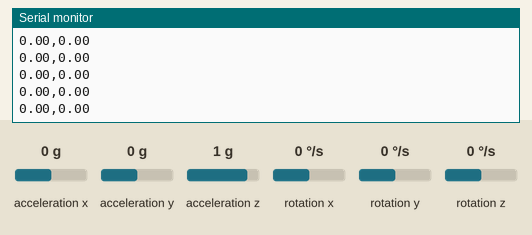
Recording of a sketch running on a simulated Arduino Uno, built with avr-gcc and run on an emulated ATmega328P. Parts: the last lines printed to the serial monitor. The test bench sets the inputs (shaded band); at power-on: acceleration y 0 g, acceleration x 0 g, acceleration z 1 g, rotation y 0 °/s, rotation x 0 °/s, rotation z 0 °/s.

Above: at 1.2 s.
1.3 s: acceleration y set to -1.4 g
At 1.8 s:
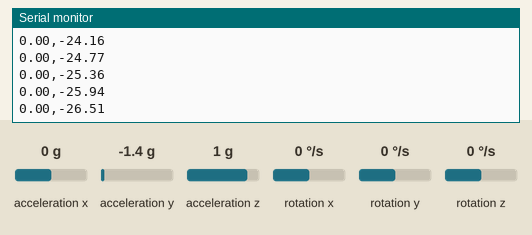
4.3 s: acceleration x set to -1.4 g
At 4.9 s:
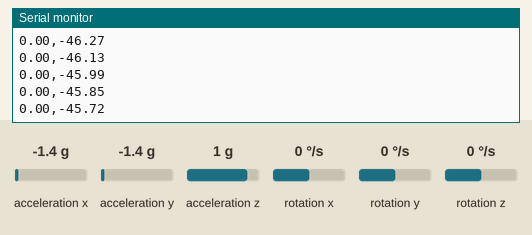
5.8 s: acceleration z set to -1.4 g
At 6.3 s:
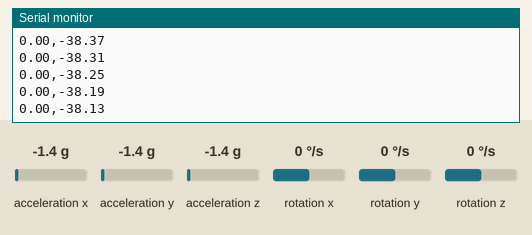
7.3 s: rotation y set to -192 °/s
At 8.1 s:
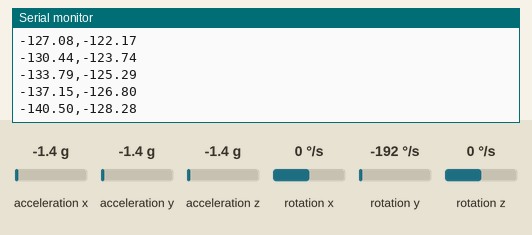
Timing chart, 0 to 9.8 s (numbered marks = the images above; inputs shaded):
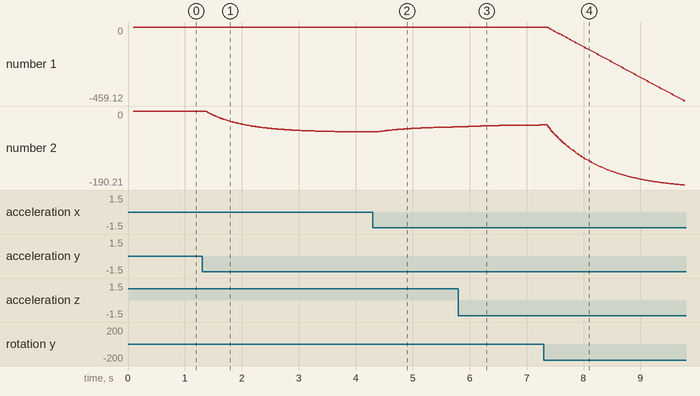

The sketch:

MPU6050_GetAngle.ino
```cpp
#include <I2Cdev.h>
#include <MPU6050.h>
#include <Wire.h>

MPU6050 MPU6050;

int16_t ax,ay,az;
int16_t gx,gy,gz;
float Angel_accX,Angel_accY,Angel_accZ;
float Angel_gx,Angel_gy,Angel_gz;
float aax,aay,aaz;
float ggx,ggy,ggz;
float compx,compy;


unsigned long timer ;

void setup(){
  Wire.begin();
  Serial.begin(9600);
  Serial.println("Initializing I2C device....");
  MPU6050.initialize();

  Serial.println("Testing device connections...");
  Serial.println(MPU6050.testConnection()?"MPU6050 connection successful":"MPU6050 connection failure");

  MPU6050.getMotion6(&ax,&ay,&az,&gx,&gy,&gz);
  aax = ax/16384.00;
  aay = ay/16384.00;
  aaz = az/16384.00;
  Angel_accX = atan(aax/sqrt(aaz*aaz+aay*aay))*180/3.14;
  Angel_accY = atan(aay/sqrt(aax*aax+aaz*aaz))*180/3.14;
  Angel_gx = Angel_accX;
  Angel_gy = Angel_accY;
  compx = Angel_accX;
  compy = Angel_accY;

  timer = micros();
}

void loop(){
  MPU6050.getMotion6(&ax,&ay,&az,&gx,&gy,&gz);
  //==============================
  aax = ax/16384.00;
  aay = ay/16384.00;
  aaz = az/16384.00;
  //==============================
  Angel_accX = atan(aax/sqrt(aaz*aaz+aay*aay))*180/3.14;
  Angel_accY = atan(aay/sqrt(aax*aax+aaz*aaz))*180/3.14;
  Angel_accZ = atan(aaz/sqrt(aax*aax+aay*aay))*180/3.14;
  //==============================
  ggx = gx / 131.00;
  ggy = gy / 131.00;
  ggz = gz / 131.00;
  //==============================
  Angel_gx += ggx * ((float)(micros()-timer)/1000000);
  Angel_gy += ggy * ((float)(micros()-timer)/1000000);

  compx = (0.98*(compx + (ggx * ((float)(micros()-timer)/1000000))))+(0.02*Angel_accX);
  compy = (0.98*(compy + (ggy * ((float)(micros()-timer)/1000000))))+(0.02*Angel_accY);
  timer = micros();
  //============================================
//  Serial.print(Angel_accX);Serial.print(",");
//  Serial.print(Angel_accY);Serial.print(",");
//  Serial.print(Angel_gx);Serial.print(",");
  Serial.print(Angel_gy);Serial.print(",");
//  Serial.print(compx);Serial.print(",");
  Serial.println(compy);
}
```

Measured:
- after the input at 1.3 s, the serial monitor: prints a new line after 0.08 s (image 1)
- plotted number 2: 0 → -53.82 after the input at 1.3 s
